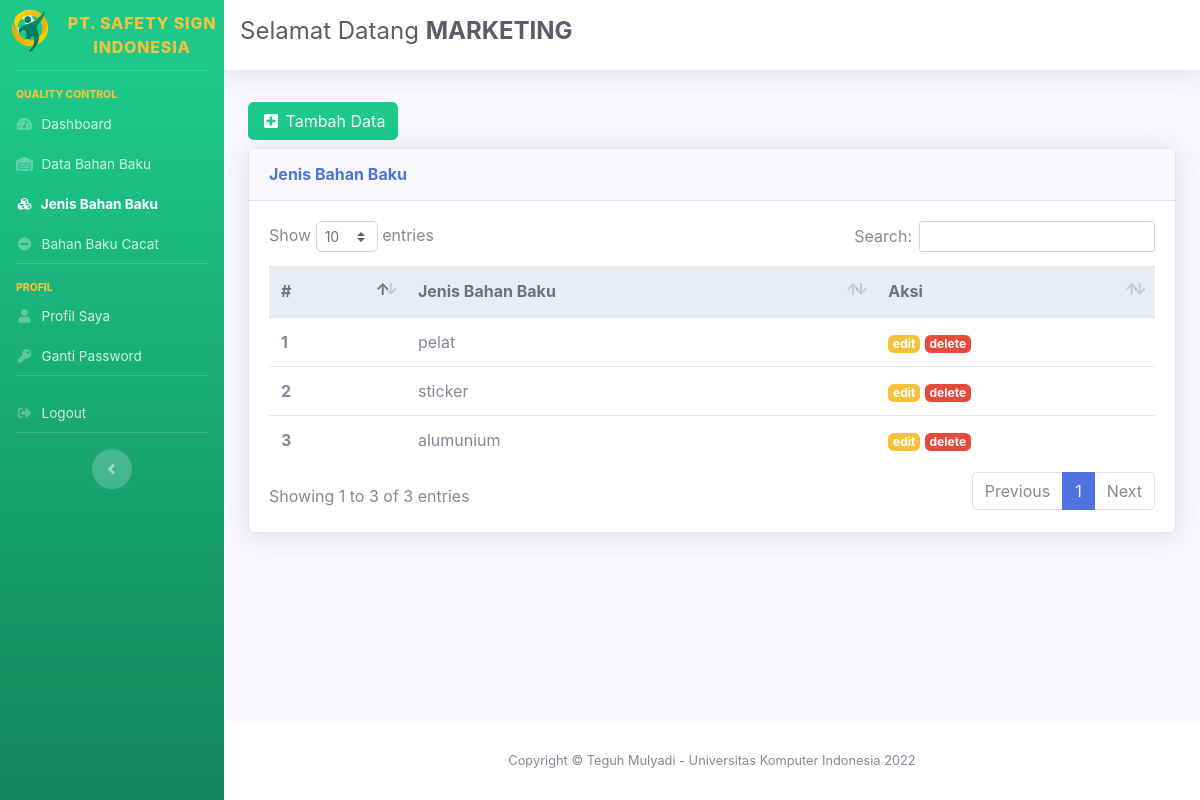
/qc/index.php?menu=jenis_bahan_baku&action=tampil (signed in), run on the app's committed database.
### tables this page shows
CREATE TABLE `tbl_jenis_bahan_baku` (
  `id_jenis_bahan_baku` int(11) NOT NULL,
  `nama_jenis_bahan_baku` varchar(128) NOT NULL
);

### qc/tampil_data_jenis_bahan_baku.php (the view)
<?php
include 'config.php';
$sql = "SELECT * FROM tbl_jenis_bahan_baku";
$hasil = mysqli_query($con, $sql);
?>
<a href="?menu=jenis_bahan_baku&action=tambah" class="btn btn-success my-2">
    <i class="fas fa-fw fa-plus-square"></i>
    <span>Tambah Data</span>
</a>
<div class="card shadow mb-4">
    <div class="card-header py-3">
        <h6 class="m-0 font-weight-bold text-primary">Jenis Bahan Baku</h6>
    </div>
    <div class="card-body">
        <div class="table-responsive">
            <table class="table table-hover" id="dataTable" width="100%" cellspacing="0">
                <thead class="thead-light">
                    <tr>
                        <th>#</th>
                        <th>Jenis Bahan Baku</th>
                        <th>Aksi</th>
                    </tr>
                </thead>
                <tbody>
                    <?php
                    $i = 1;
                    while ($row = mysqli_fetch_assoc($hasil)) {
                        ?>
                        <tr>
                            <th scope="row"><?= $i++ ?></th>
                            <td><?= $row['nama_jenis_bahan_baku']; ?></td>
                            <td>
                                <a href="?menu=jenis_bahan_baku&action=edit&id=<?= $row['id_jenis_bahan_baku'] ?>" class="badge badge-warning">edit</a>
                                <a href="proses_delete_data_jenis_bahan_baku.php?id=<?= $row['id_jenis_bahan_baku'] ?>" class="badge badge-danger" onclick="return confirm('Yakin delete?');">delete</a>
                            </td>
                        </tr>
                    <?php }
                    ?>
                </tbody>
            </table>
        </div>
    </div>
</div>

### data on the page
tbl_jenis_bahan_baku: nama_jenis_bahan_baku "pelat"
tbl_jenis_bahan_baku: nama_jenis_bahan_baku "sticker"
tbl_jenis_bahan_baku: nama_jenis_bahan_baku "alumunium"

### other printed values
$_SESSION['qc'] "MARKETING"
